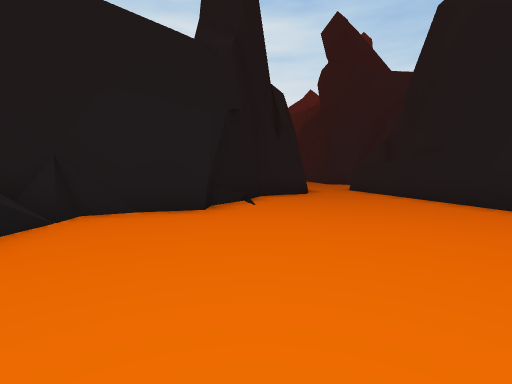
[1] (above)

13 first-person views from a walk through a 3-D level made in the Unity game engine. The camera is 1.4 m above the floor, tilts 4° down and sees 85° across. The floor is counted in squares, 2 m on a side. Each view is taken from the middle of a square. On the plan, view 1 faces up. The plan holds only what a view shows up to about 9 squares ahead; the rest is blank. The place goes on beyond the plan. The player character is not drawn.

[2]
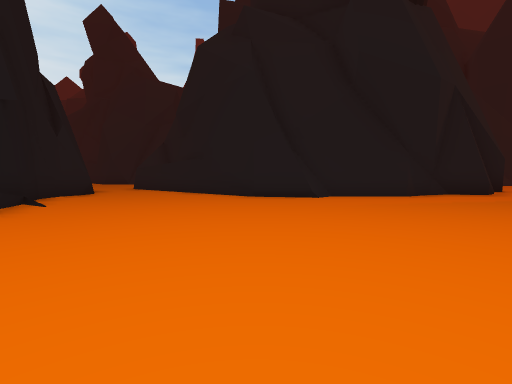

[3]
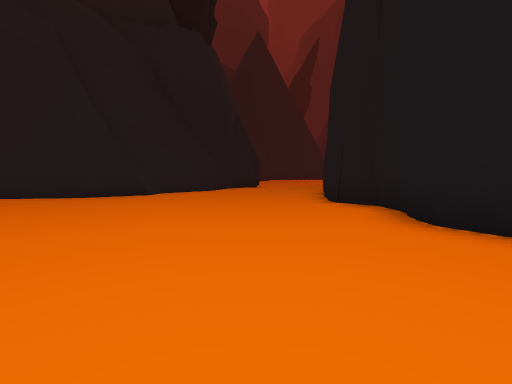

[4]
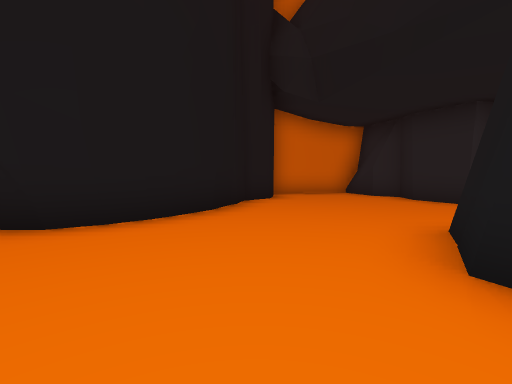

[5]
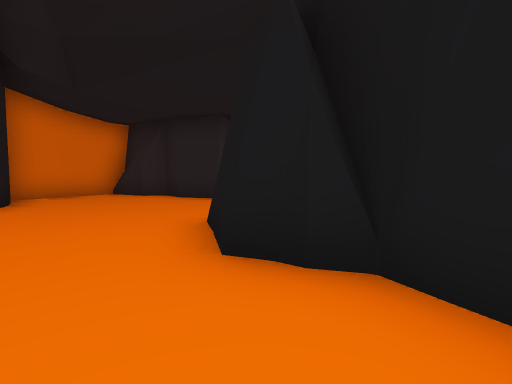

[6]
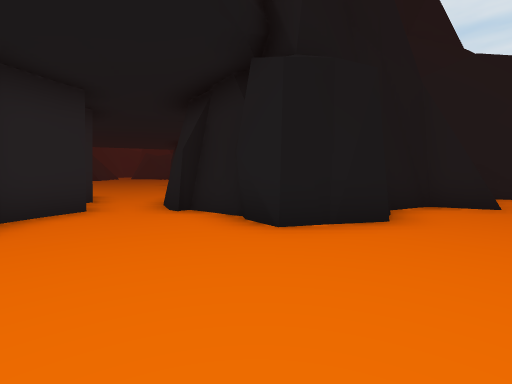

[7]
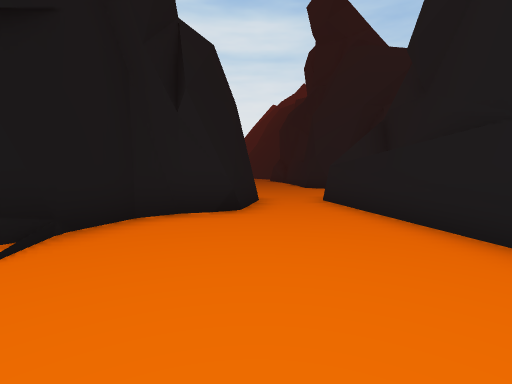

[8]
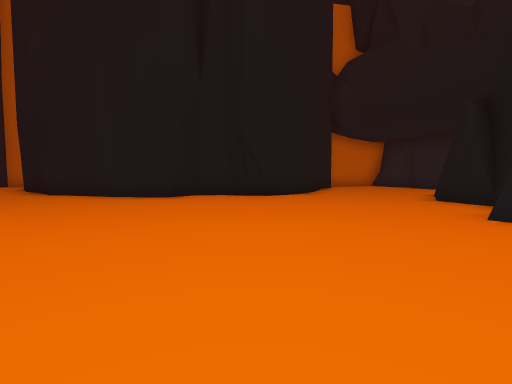

[9]
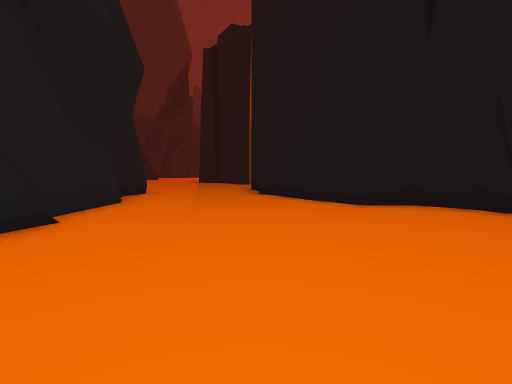

[10]
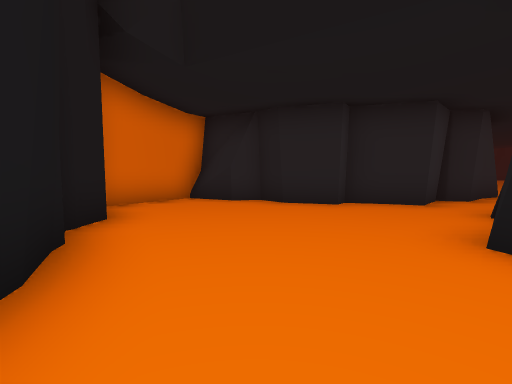

[11]
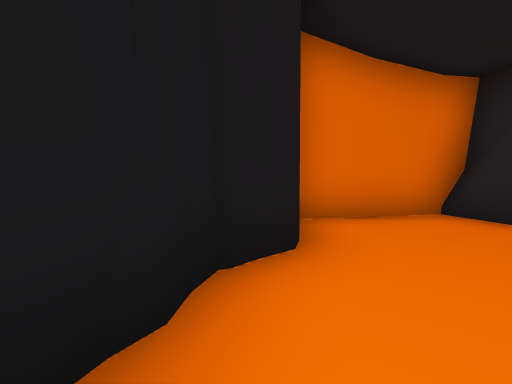

[12]
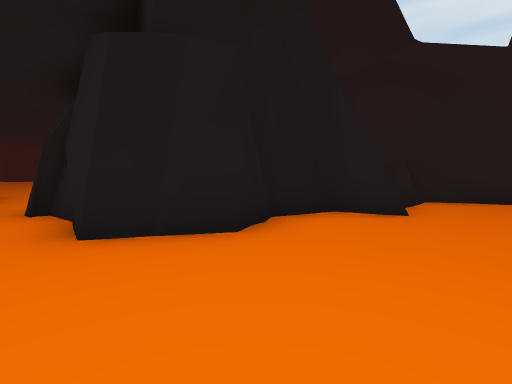

[13]
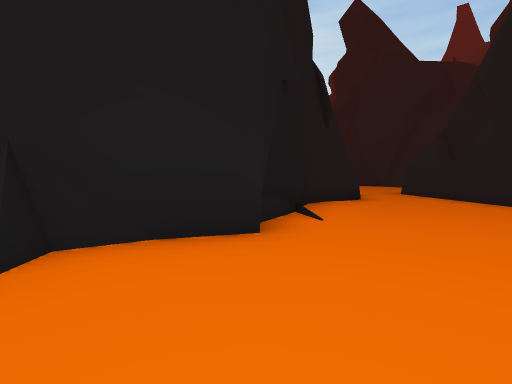

### Floor plan
Points are (right, up) in squares from view 1. A wall is a line through its corners. A room is listed if a view was taken in it or the views show most of it. See-through windows are left out.
Room 1 (views 1, 2, 3, 4, 5, 7, 8, 9, 10, 12, 13)
walls: (-1.2, 5.2) (-3.1, 4.6) (-3.1, 4.2); (6.3, 3.5) (5.6, 3.6) (4.7, 4.8) (3.8, 11.2); (1.2, -2.5) (2.2, -2.6); (1.9, -2.6) (2.8, -2.5) (3.5, -1.8) (6.8, -2.3); (-2.7, 1.8) (-3.6, 1.6) (-4, 0.3) (-3.7, -0.2); (4.8, -1.9) (6.6, -2.4); (-0.9, 6.1) (-0.9, 5.3); (-2.1, 5) (-3, 4.5); (0, -2.7) (0.7, -2.3) (1.3, -2.3); (-2.9, 4.5) (-2.9, 3.9); (-0.3, 7.1) (-0.9, 6.3); (-2.9, 4.8) (-4, 4.2); (-0.5, -3.1) (0.2, -2.5); (-3.8, 0.3) (-3.7, -0.4); (-3.8, -0.2) (-3.5, -0.8) (-4.4, -2.3); (-0.8, -3.6) (-0.4, -3); (6.5, -2.4) (7.5, -2.4); (-4.1, 0.4) (-4.1, -0.1); (8.5, 1.5) (8, 1.7) (6, 3.8) (5.7, 3.8); (-3.8, -1.2) (-4.1, -1.6); (-4, -1.4) (-4.2, -1.9); (0.7, 8.8) (0.1, 8.2); (-1.3, -4.3) (-0.7, -3.4); (7.5, -2.6) (8, -3.1); (1.6, 9.4) (1.5, 9) (0.3, 8.6) (-0.3, 7.2) (-0.4, 7); (1.9, 11.1) (1.5, 9)
low walls: (-2.8, 3.3) (-2.9, 2.8); (-0.3, 7.1) (-0.9, 6.1); (-0.3, 7.2) (-0.1, 6.5)
ways out: opening at (-2.5, -3.5) to room 2; opening at (3, 11)
Room 2 (views 6, 11)
walls: (-2.4, -6.6) (-1.9, -6.1); (-2.5, -6.9) (-2.4, -6.7) (-1.9, -6) (-1.2, -4.1); (-1.6, -5.7) (-1.6, -5.1); (-4.4, -2.3) (-5.2, -2.2); (-4.4, -2.2) (-5.1, -2.3); (-5.5, -7.4) (-5.1, -8.6); (-2.6, -7.7) (-2.4, -6.7); (-5.3, -1.8) (-6.6, -2) (-6.7, -2.3) (-7.7, -2); (-5.4, -8.2) (-5.5, -8.7) (-2.5, -8.2); (-7.5, -4.1) (-7, -5.1) (-6.6, -5) (-6, -6.2) (-6.1, -6.9) (-5.4, -7.4) (-5.3, -8.7); (-8.2, -3.7) (-7.7, -3.6) (-7.4, -4.3)
ways out: opening at (-2.5, -3.5) to room 1; opening at (-8, -3)

Where each view was taken, in squares from view 1:
view 1: 0 up, 0 right, facing up
view 2: 1 down, 1 left, facing up-right
view 3: 0 up, 3 left, facing right
view 4: 1 up, 2 left, facing down
view 5: 1 up, 2 left, facing down-left
view 6: 5 down, 2 left, facing up-left
view 7: 4 up, 2 right, facing up
view 8: 6 up, 1 right, facing down
view 9: 4 up, 1 right, facing down-right
view 10: 2 down, 1 left, facing down-left
view 11: 4 down, 2 left, facing down
view 12: 3 down, 1 left, facing up-left
view 13: 2 up, 1 left, facing up
